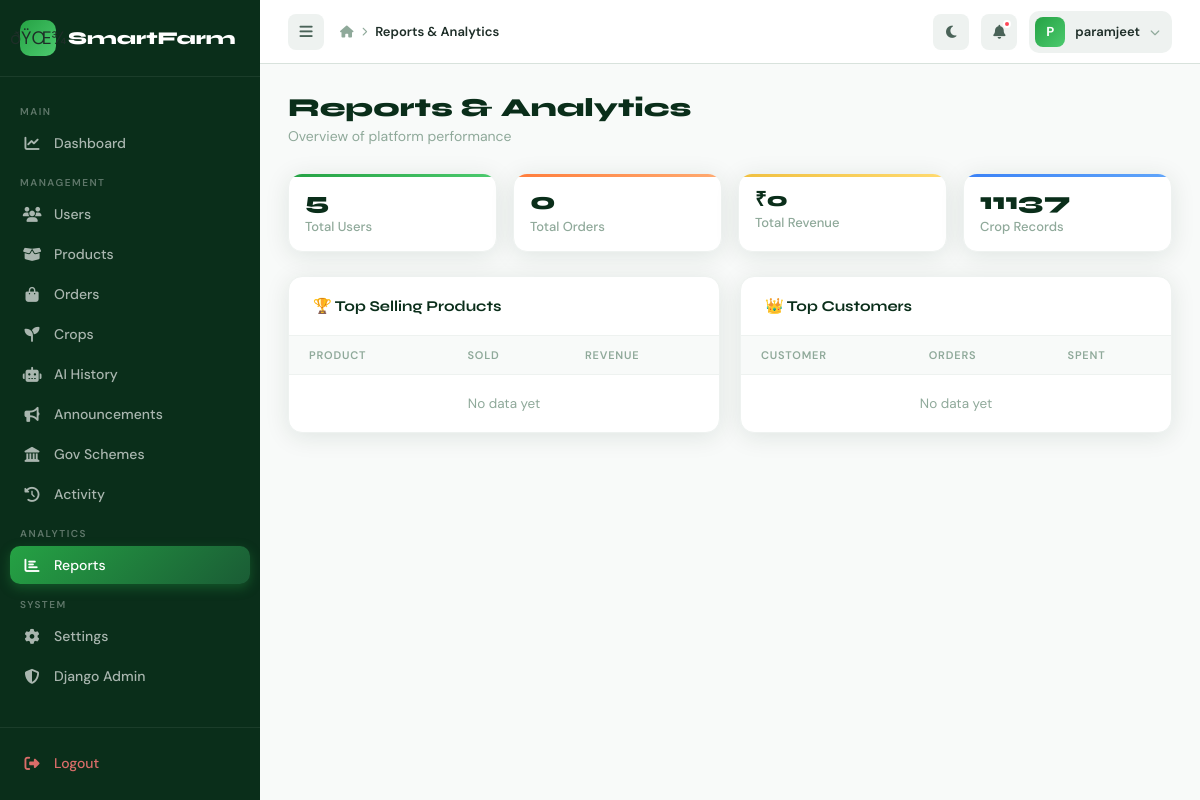
Page /myadmin/reports/ (signed in) on the earlier database version.
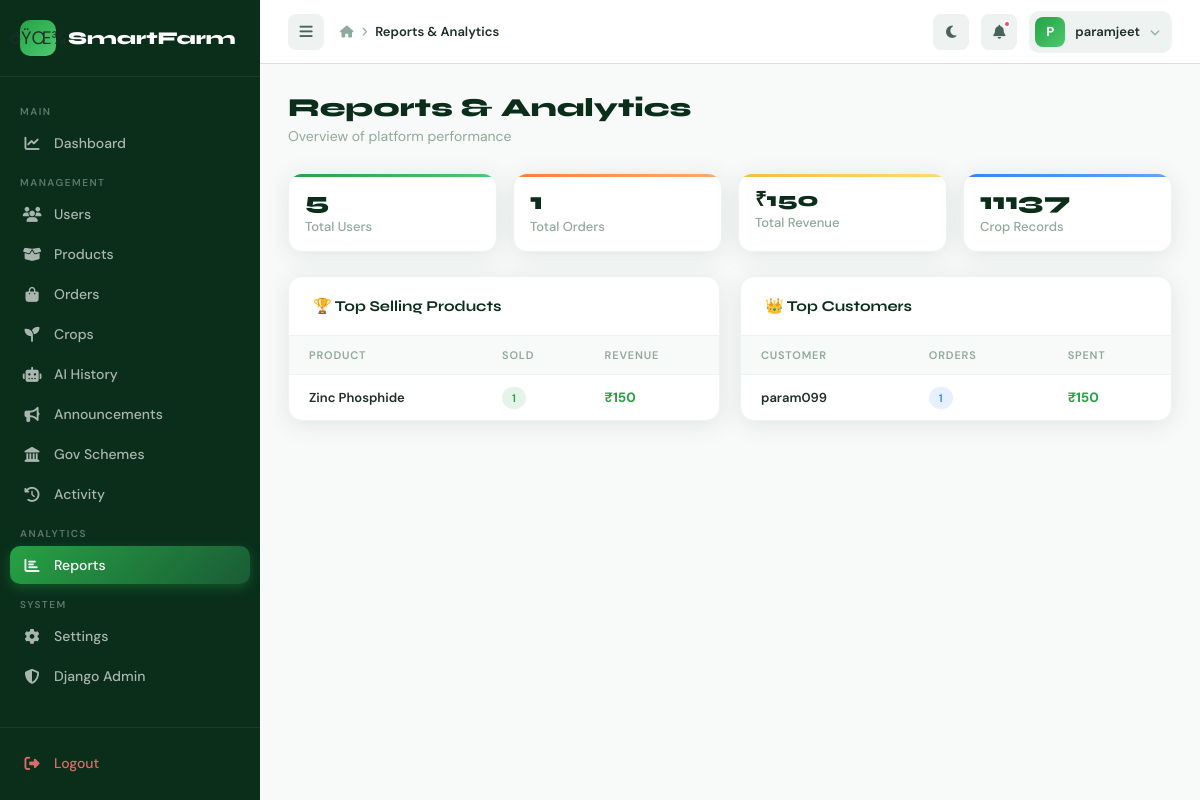
Same page on the later database version.
### apps/orders/models.py (models this page shows, shortened)
class OrderItem(models.Model):
    order = models.ForeignKey(Order, related_name='items', on_delete=models.CASCADE)
    item_type = models.CharField(max_length=50, default='tool')
    item_id = models.PositiveIntegerField(default=0)
    name = models.CharField(max_length=100, default='unknown')
    price = models.FloatField(default=0)
    quantity = models.PositiveIntegerField(default=1)

### apps/admin_panel/views.py (the view)
    def wrapper(request, *args, **kwargs):
        if not request.user.is_authenticated:
            return redirect('login')
        if not request.user.is_staff:
            messages.error(request, 'Access denied. Admin only.')
            return redirect('login')  # FIX: was redirect('dashboard') — sent to user dashboard
        return view_func(request, *args, **kwargs)

### apps/admin_panel/views.py (called while the page is built)
def admin_required(view_func):
    def wrapper(request, *args, **kwargs):
        if not request.user.is_authenticated:
            return redirect('login')
        if not request.user.is_staff:
            messages.error(request, 'Access denied. Admin only.')
            return redirect('login')  # FIX: was redirect('dashboard') — sent to user dashboard
        return view_func(request, *args, **kwargs)
    wrapper.__name__ = view_func.__name__
    return wrapper

### templates/admin_panel/reports.html (shortened to what this page needs)
{% extends "admin_panel/base_admin.html" %}
{% block breadcrumb %}Reports & Analytics{% endblock %}
{% block content %}
<div class="page-header">
    <h1 class="page-title">Reports & Analytics</h1>
    <p class="page-subtitle">Overview of platform performance</p>
</div>
<div style="display:grid;grid-template-columns:repeat(auto-fit,minmax(160px,1fr));gap:16px;margin-bottom:24px;">
    <div class="stat-card green" style="padding:16px;"><div class="stat-value" style="font-size:24px;">{{ total_users }}</div><div class="stat-label">Total Users</div></div>
    <div class="stat-card orange" style="padding:16px;"><div class="stat-value" style="font-size:24px;">{{ total_orders }}</div><div class="stat-label">Total Orders</div></div>
    <div class="stat-card gold" style="padding:16px;"><div class="stat-value" style="font-size:20px;">₹{{ total_revenue|floatformat:0 }}</div><div class="stat-label">Total Revenue</div></div>
    <div class="stat-card blue" style="padding:16px;"><div class="stat-value" style="font-size:24px;">{{ total_crops }}</div><div class="stat-label">Crop Records</div></div>
</div>
<div style="display:grid;grid-template-columns:1fr 1fr;gap:20px;">
    <div class="table-card">
        <div class="table-header"><span class="table-title">🏆 Top Selling Products</span></div>
        <table>
            <thead><tr><th>Product</th><th>Sold</th><th>Revenue</th></tr></thead>
            <tbody>
                {% for p in top_products %}
                <tr>
                    <td style="font-weight:600;font-size:13px;">{{ p.name }}</td>
                    <td><span class="status-badge delivered">{{ p.total_sold }}</span></td>
                    <td style="font-weight:700;color:var(--green-bright);">₹{{ p.revenue|floatformat:0 }}</td>
                </tr>
                {% empty %}
                <tr><td colspan="3" style="text-align:center;padding:20px;color:var(--gray-400);">No data yet</td></tr>
                {% endfor %}
            </tbody>
        </table>
    </div>
    <div class="table-card">
        <div class="table-header"><span class="table-title">👑 Top Customers</span></div>
        <table>
            <thead><tr><th>Customer</th><th>Orders</th><th>Spent</th></tr></thead>
            <tbody>
                {% for c in top_customers %}
                <tr>
                    <td style="font-weight:600;font-size:13px;">{{ c.user__username }}</td>
                    <td><span class="status-badge processing">{{ c.order_count }}</span></td>
                    <td style="font-weight:700;color:var(--green-bright);">₹{{ c.total_spent|floatformat:0 }}</td>
                </tr>
                {% empty %}
                <tr><td colspan="3" style="text-align:center;padding:20px;color:var(--gray-400);">No data yet</td></tr>
                {% endfor %}
            </tbody>
        </table>
    </div>
</div>
{% endblock %}

Differences in the rows shown:
added OrderItem: name "Zinc Phosphide", total_sold "1", revenue "150"
Other differences:
{{ total_orders }}: "0" → "1"
{{ total_revenue|floatformat:0 }}: "0" → "150"
new list line: "param099 1 ₹ 150"
text no longer shown: "No data yet No data yet"
